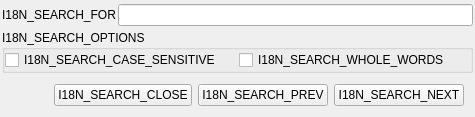
<?xml version="1.0" encoding="UTF-8"?>
<ui version="4.0">
 <class>SearchWindow</class>
 <widget class="QWidget" name="SearchWindow">
  <property name="geometry">
   <rect>
    <x>0</x>
    <y>0</y>
    <width>475</width>
    <height>117</height>
   </rect>
  </property>
  <property name="sizePolicy">
   <sizepolicy hsizetype="Minimum" vsizetype="Minimum">
    <horstretch>0</horstretch>
    <verstretch>0</verstretch>
   </sizepolicy>
  </property>
  <property name="windowTitle">
   <string>I18N_SEARCHWINDOW</string>
  </property>
  <layout class="QVBoxLayout" name="lay_main">
   <property name="spacing">
    <number>2</number>
   </property>
   <property name="leftMargin">
    <number>2</number>
   </property>
   <property name="topMargin">
    <number>2</number>
   </property>
   <property name="rightMargin">
    <number>2</number>
   </property>
   <property name="bottomMargin">
    <number>2</number>
   </property>
   <item>
    <widget class="QWidget" name="wid_search" native="true">
     <layout class="QHBoxLayout" name="horizontalLayout">
      <property name="spacing">
       <number>2</number>
      </property>
      <property name="leftMargin">
       <number>0</number>
      </property>
      <property name="topMargin">
       <number>0</number>
      </property>
      <property name="rightMargin">
       <number>0</number>
      </property>
      <property name="bottomMargin">
       <number>0</number>
      </property>
      <item>
       <widget class="QLabel" name="lab_search">
        <property name="text">
         <string>I18N_SEARCH_FOR</string>
        </property>
       </widget>
      </item>
      <item>
       <widget class="QLineEdit" name="wid_lineedit"/>
      </item>
     </layout>
    </widget>
   </item>
   <item>
    <widget class="QGroupBox" name="wid_options">
     <property name="title">
      <string>I18N_SEARCH_OPTIONS</string>
     </property>
     <layout class="QGridLayout" name="gridLayout">
      <property name="leftMargin">
       <number>0</number>
      </property>
      <property name="topMargin">
       <number>0</number>
      </property>
      <property name="rightMargin">
       <number>0</number>
      </property>
      <property name="bottomMargin">
       <number>0</number>
      </property>
      <property name="spacing">
       <number>2</number>
      </property>
      <item row="0" column="0">
       <widget class="QCheckBox" name="chk_case_sensitive">
        <property name="text">
         <string>I18N_SEARCH_CASE_SENSITIVE</string>
        </property>
       </widget>
      </item>
      <item row="0" column="1">
       <widget class="QCheckBox" name="chk_whole_words">
        <property name="text">
         <string>I18N_SEARCH_WHOLE_WORDS</string>
        </property>
       </widget>
      </item>
     </layout>
    </widget>
   </item>
   <item>
    <widget class="QWidget" name="wid_buttons" native="true">
     <layout class="QHBoxLayout" name="horizontalLayout_2">
      <item>
       <spacer name="spa_buttons">
        <property name="orientation">
         <enum>Qt::Horizontal</enum>
        </property>
        <property name="sizeHint" stdset="0">
         <size>
          <width>40</width>
          <height>20</height>
         </size>
        </property>
       </spacer>
      </item>
      <item>
       <widget class="QPushButton" name="btn_close">
        <property name="text">
         <string>I18N_SEARCH_CLOSE</string>
        </property>
       </widget>
      </item>
      <item>
       <widget class="QPushButton" name="btn_prev">
        <property name="text">
         <string>I18N_SEARCH_PREV</string>
        </property>
       </widget>
      </item>
      <item>
       <widget class="QPushButton" name="btn_next">
        <property name="text">
         <string>I18N_SEARCH_NEXT</string>
        </property>
       </widget>
      </item>
     </layout>
    </widget>
   </item>
  </layout>
 </widget>
 <resources/>
 <connections/>
</ui>
